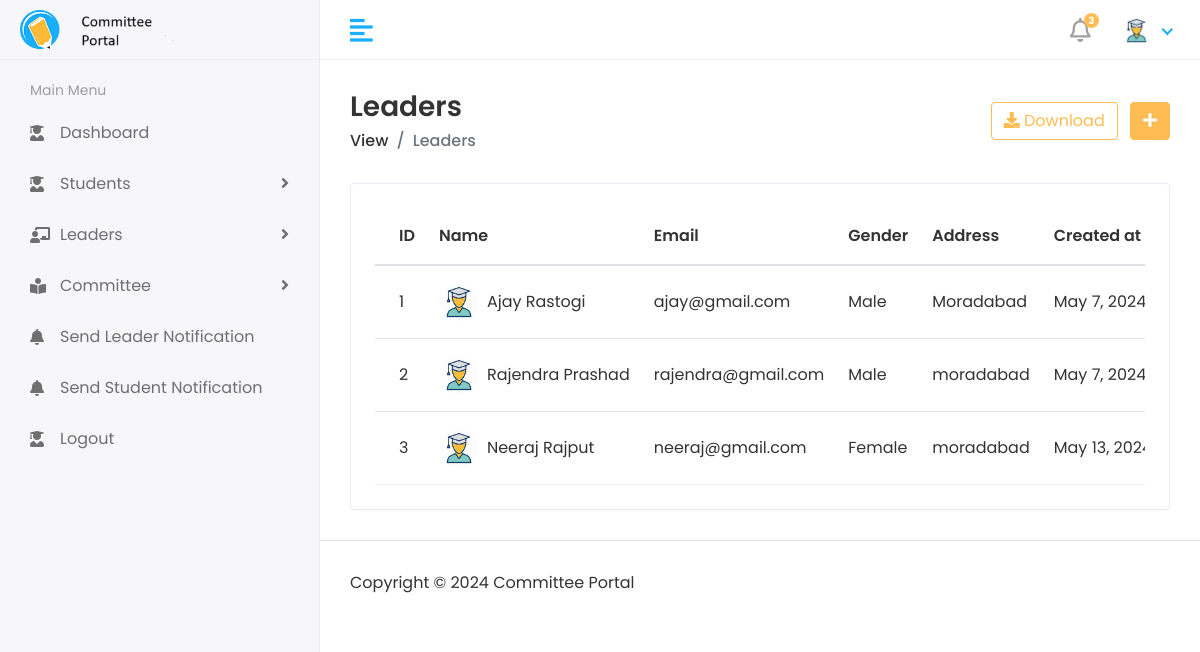
/Hod/Leader/View (signed in), run on the app's committed database.
### app/models.py (models this page shows, shortened)
class CustomUser(AbstractUser):
    USER = [
        (1, 'HOD'),
        (2, 'Leader'),
        (3, 'Student'),
    ]
    user_type = models.CharField(choices=USER, max_length=50, default=1)
    profile_pic = models.ImageField(upload_to='media/profile_pics')

class Leader(models.Model):
    admin = models.OneToOneField(CustomUser, on_delete=models.CASCADE)
    address = models.TextField()
    gender = models.CharField(max_length=100)
    created_at = models.DateTimeField(auto_now_add=True)
    updated_at = models.DateTimeField(auto_now=True)

### managementSystem/hod_views.py (the view)
# urls.py: path('Hod/Leader/View', hod_views.view_leader, name='view_leader'),
@login_required(login_url='/')
def view_leader(request):
    leader = Leader.objects.all()
    context = {
        'leader': leader
    }
    return render(request, 'hod/view_leader.html', context)

### templates/hod/view_leader.html (shortened to what this page needs)
<!DOCTYPE html>
<html lang="en">
{% load static %}
<head>
    <link rel="stylesheet" href="{% static 'assets/plugins/bootstrap/css/bootstrap.min.css' %}">
    <link rel="stylesheet" href="{% static 'assets/plugins/fontawesome/css/fontawesome.min.css' %}">
    <link rel="stylesheet" href="{% static 'assets/plugins/fontawesome/css/all.min.css' %}">
    <link rel="stylesheet" href="{% static 'assets/css/style.css' %}">
</head>
<body>
<div class="main-wrapper">
    <div class="header">
        <div class="header-left">
            <a href="#" class="logo">
                <img src="{% static 'assets/img/logo.png' %}" alt="Logo">
            </a>
        </div>
        <a href="javascript:void(0);" id="toggle_btn">
            <i class="fas fa-align-left"></i>
        </a>
        <ul class="nav user-menu">
            <li class="nav-item dropdown noti-dropdown">
                <a href="#" class="dropdown-toggle nav-link" data-toggle="dropdown">
                    <i class="far fa-bell"></i> <span class="badge badge-pill">3</span>
                </a>
            </li>
            <li class="nav-item dropdown has-arrow">
                <a href="#" class="dropdown-toggle nav-link" data-toggle="dropdown">
                    <span class="user-img"><img class="rounded-circle"
                                                src="/{{ user.profile_pic }}"
                                                width="31" alt="Ryan Taylor"></span>
                </a>
            </li>
        </ul>
    </div>
    <div class="sidebar" id="sidebar">
        <div class="sidebar-inner slimscroll">
            <div id="sidebar-menu" class="sidebar-menu">
                <ul>
                    <li class="menu-title">
                        <span>Main Menu</span>
                    </li>
                    <li>
                        <a href="{% url 'hod_home' %}"><i class="fas fa-user-graduate"></i> <span> Dashboard</span></a>
                    </li>
                    <li class="submenu">
                        <a href="#"><i class="fas fa-user-graduate"></i> <span> Students</span> <span
                                class="menu-arrow"></span></a>
                    </li>
                    <li class="submenu">
                        <a href="#"><i class="fas fa-chalkboard-teacher"></i> <span> Leaders</span> <span
                                class="menu-arrow"></span></a>
                    </li>
                    <li class="submenu">
                        <a href="#"><i class="fas fa-book-reader"></i> <span>Committee</span> <span
                                class="menu-arrow"></span></a>
                    </li>
                    <li>
                        <a href="{% url 'send_leader_notification' %}"><i class="fa fa-bell"></i> <span> Send Leader Notification</span></a>
                    </li>
                    <li>
                        <a href="#"><i class="fa fa-bell"></i> <span>Send Student Notification</span></a>
                    </li>
                    <li>
                        <a href="{% url 'logout' %}"><i class="fas fa-user-graduate"></i> <span> Logout</span></a>
                    </li>
                </ul>
            </div>
        </div>
    </div>
    <div class="page-wrapper">
        <div class="content container-fluid">
            <div class="page-header">
                <div class="row align-items-center">
                    <div class="col">
                        <h3 class="page-title">Leaders</h3>
                        <ul class="breadcrumb">
                            <li class="breadcrumb-item"><a href="#">View</a></li>
                            <li class="breadcrumb-item active">Leaders</li>
                        </ul>
                    </div>
                    <div class="col-auto text-right float-right ml-auto">
                        <a href="#" class="btn btn-outline-primary mr-2"><i class="fas fa-download"></i> Download</a>
                        <a href="add-student.html" class="btn btn-primary"><i class="fas fa-plus"></i></a>
                    </div>
                </div>
            </div>
            <div class="row">
                <div class="col-sm-12">
                    <div class="card card-table">
                        <div class="card-body">
                            <div class="table-responsive">
                                <table class="table table-hover table-center mb-0 datatable">
                                    <thead>
                                    <tr>
                                        <th>ID</th>
                                        <th>Name</th>
                                        <th>Email</th>
                                        <th>Gender</th>
                                        <th>Address</th>
                                        <th>Created at</th>
                                    </tr>
                                    </thead>
                                    <tbody>
                                    {% for i in leader %}
                                    <tr>
                                        <td>{{ i.id }}</td>
                                        <td>
                                            <h2 class="table-avatar">
                                                <a href="#" class="avatar avatar-sm mr-2"><img
                                                        class="avatar-img rounded-circle"
                                                        src="/{{ i.admin.profile_pic }}" alt="User Image"></a>
                                                <a href="#">{{ i.admin.first_name }} {{ i.admin.last_name }}</a>
                                            </h2>
                                        </td>
                                        <td>{{ i.admin.email }}</td>
                                        <td>{{ i.gender }}</td>
                                        <td>{{ i.address }}</td>
                                        <td>{{ i.created_at }}</td>
                                    </tr>
                                    {% endfor %}
                                    </tbody>
                                </table>
                            </div>
                        </div>
                    </div>
                </div>
            </div>
        </div>
        <footer>
            <p>Copyright © 2024 Committee Portal</p>
        </footer>
    </div>
</div>
</body>
</html>

### data on the page
CustomUser: profile_pic (picture)
Leader: id "1", admin.profile_pic (picture), admin.first_name "Ajay", admin.last_name "Rastogi", admin.email "ajay@gmail.com", gender "Male", address "Moradabad", created_at "May 7,…"
Leader: id "2", admin.profile_pic (picture), admin.first_name "Rajendra", admin.last_name "Prashad", admin.email "rajendra@gmail.com", gender "Male", address "moradabad", created_at "May 7,…"
Leader: id "3", admin.profile_pic (picture), admin.first_name "Neeraj", admin.last_name "Rajput", admin.email "neeraj@gmail.com", gender "Female", address "moradabad", created_at "May 13,…"
